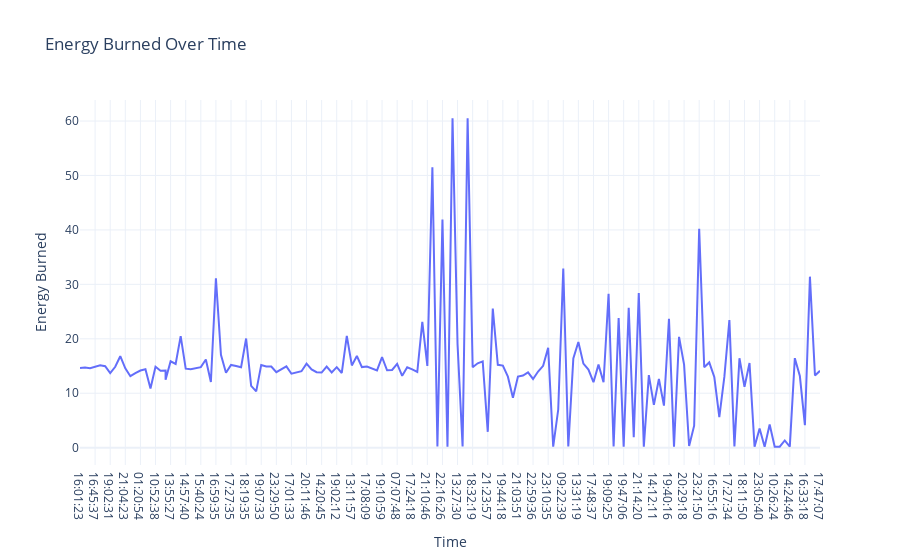

Source (notebook cell):
### Code cell
#energy burned over time

fig=px.line(df,x='Time',y='Energy Burned',title="Energy Burned Over Time")
fig.show()

### Figure 1 — Plotly figure (JSON) as saved in the notebook; plotly's stock layout.template omitted (floating-point values rounded to 4 significant figures; data arrays with more than 128 entries replaced by an {"elided": "..."} marker saying what was removed)
{"data": [{"hovertemplate": "Time=%{x}<br>Energy Burned=%{y}<extra></extra>", "legendgroup": "", "line": {"color": "#636efa", "dash": "solid"}, "marker": {"symbol": "circle"}, "mode": "lines", "name": "", "orientation": "v", "showlegend": false, "type": "scatter", "x": {"elided": "149 str values"}, "xaxis": "x", "y": {"elided": "149 float values"}, "yaxis": "y"}], "layout": {"legend": {"tracegroupgap": 0}, "title": {"text": "Energy Burned Over Time"}, "xaxis": {"anchor": "y", "domain": [0, 1], "title": {"text": "Time"}}, "yaxis": {"anchor": "x", "domain": [0, 1], "title": {"text": "Energy Burned"}}}}
